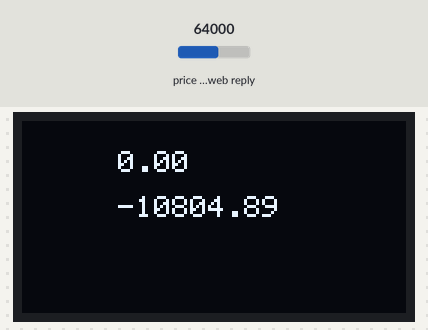
Simulated run of this sketch. Board: ESP8266 (NodeMCU). Parts: 128×64 one-colour display. The test bench sets the inputs (shaded band); at power-on: price in the web reply 64000. WiFi joins after 1.5 s; servers stay silent unless stated; web services answer with replies made up by the test bench; what the sketch prints to the serial monitor is not drawn.

Above: at 1.9 s.

The sketch:

ESP8266BitcoinTicker.ino
```cpp
/**
 * ESP8266 Bitcoin ticker
 * Created by: Steven Smethurst
 * For more information https://blog.abluestar.com/esp8266-bitcoin-ticker
 */

static const unsigned long SETTING_POLLING_FREQUENCY = 60 * 5 * 1000 ;
static const char * const SETTING_CURRECNY = "CAD";

static const float SETTING_PURCHASED_RATE = 10146.18f ;
static const float    SETTING_PURCHASED_AMOUNT_IN_BTC =  1.0649218f;


#include <ESP8266WiFi.h>          //https://github.com/esp8266/Arduino

// WiFiManager
#include <DNSServer.h>
#include <ESP8266WebServer.h>
#include <WiFiManager.h>         //https://github.com/tzapu/WiFiManager

// HTTP Client
#include <ESP8266HTTPClient.h>

// JSON
#include <ArduinoJson.h>

// OLED
#include <SPI.h>
#include <Wire.h>
#include <Adafruit_GFX.h>
#include <Adafruit_SSD1306.h>
// SCL GPIO5
// SDA GPIO4
#define OLED_RESET 0  // GPIO0
Adafruit_SSD1306 display(OLED_RESET);


void UpdateDisplayText( const char * lineOne, const char * lineTwo = ""  ) {
    // Update the display
    // Clear the buffer.
    display.clearDisplay();

    // text display tests
    display.setTextSize(1);
    display.setTextColor(WHITE);
    display.setCursor(32,10);
    display.print(lineOne);
    display.setCursor(32,25);
    display.print(lineTwo);
    display.display();
}
void UpdateDisplay( const float currentRate, const float purchasedProfit, const char * rateCode ) {

    // Update the display
    // Clear the buffer.
    display.clearDisplay();

    // text display tests
    display.setTextSize(1);
    display.setTextColor(WHITE);
    display.setCursor(32,10);
    display.print(currentRate, 2);

    display.setCursor(32,25);
    display.print(purchasedProfit, 2);
    display.display();
}

void setup() {
    // put your setup code here, to run once:
    Serial.begin(115200);
    Serial.println("ESP8266 Bitcoin tracker");
    Serial.println("More information: https://blog.abluestar.com/esp8266-bitcoin-ticker");
    const char compile_date[] = __DATE__ " " __TIME__;
    Serial.println("Compile date: " + String(compile_date));
    Serial.println("\n\n");

    Serial.println("FYI: Connecting to wifi....");
    WiFiManager wifiManager;
    wifiManager.autoConnect("ESP8266 Bitcoin tracker");

    //if you get here you have connected to the WiFi
    Serial.println("connected...yeey :)");
    Serial.print("IP address: "); Serial.println(WiFi.localIP());

    // by default, we'll generate the high voltage from the 3.3v line internally! (neat!)
    display.begin(SSD1306_SWITCHCAPVCC, 0x3C);  // initialize with the I2C addr 0x3C (for the 64x48)
    UpdateDisplayText("loading...");
}


void loop() {
  // put your main code here, to run repeatedly:
  if (WiFi.status() == WL_CONNECTED) { //Check WiFi connection status

    String url = "http://api.coindesk.com/v1/bpi/currentprice/"+ String( SETTING_CURRECNY ) + ".json" ;
    Serial.println("FYI: Doing HTTP request. URL=[" + url + "]");

    HTTPClient http;  // Declare an object of class HTTPClient
    http.begin(url);  // Specify request destination
    int httpCode = http.GET();// Send the request
    Serial.println("FYI: Request sent, waiting for reply...");

    Serial.println("FYI: Got reply, httpCode=" + String( httpCode) );

    if (httpCode == 200 ) { //Check the returning code

      String payload = http.getString();   // Get the request response payload
      Serial.println(payload);             // Print the response payload

      StaticJsonBuffer<1024*2> jsonBuffer;
      JsonObject& root = jsonBuffer.parseObject(payload);
      if (root.success()) {
        const char* rate = root["bpi"]["CAD"]["rate_float"] ;
        const char* rateCode = root["bpi"]["CAD"]["code"] ;
        const float currentRate = atof( rate );
        const float purchasedCurrentValue = currentRate * SETTING_PURCHASED_AMOUNT_IN_BTC ;
        const float purchasedProfit = (currentRate- SETTING_PURCHASED_RATE) * SETTING_PURCHASED_AMOUNT_IN_BTC ;

        // Debug print to serial
        Serial.print("FYI: 1 BTC = $");
        Serial.print( rate ) ;
        Serial.print( " " );
        Serial.println( rateCode);
        Serial.print("FYI: purchasedCurrentValue = $" );
        Serial.print( purchasedCurrentValue ) ;
        Serial.print( " (" );
        Serial.print( purchasedProfit ) ;
        Serial.print( ") " );
        Serial.println( rateCode);

        UpdateDisplay( currentRate, purchasedProfit, rateCode );
      } else {
        Serial.println( "Error: Could not decode the JSON payload");
        UpdateDisplayText("Error","JSON");
      }
    } else {
      UpdateDisplayText("Error","HTTP");
    }
    Serial.println("FYI: Done with the HTTP request.");
    http.end();   //Close connection
  }

  delay(SETTING_POLLING_FREQUENCY);
  Serial.println("\n\n");
}
```
